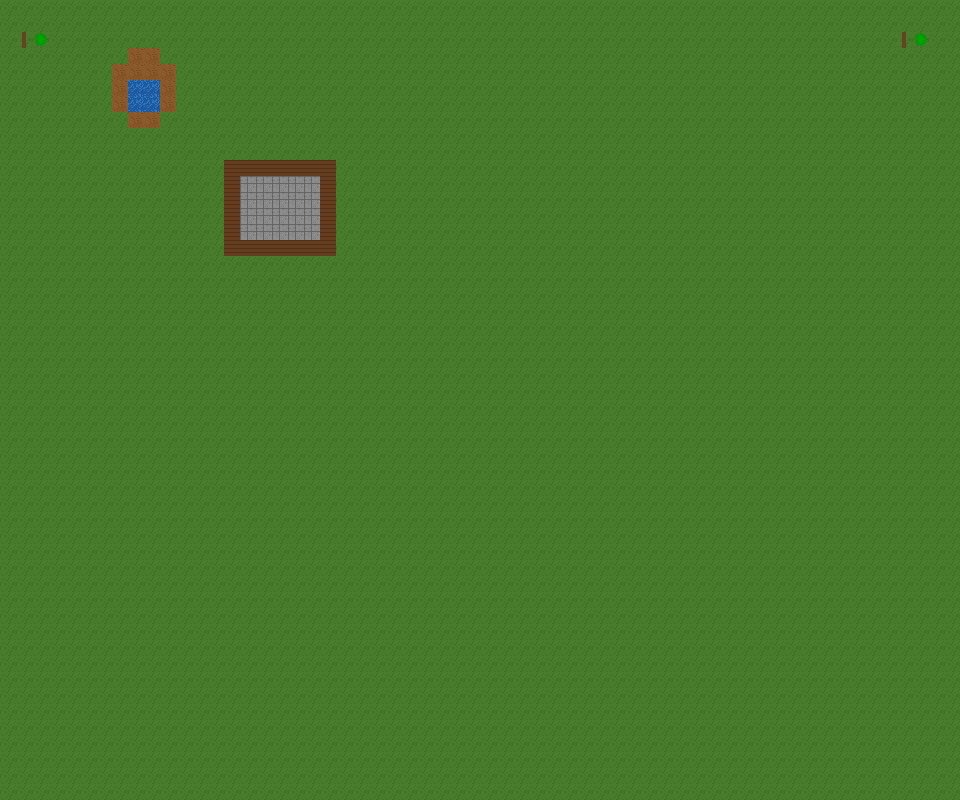

This is a level from a 2D game, rendered from its Tiled map with the project's own tilesets. A one-line summary and the map file follow, with tile-layer data summarised:
An orthogonal 60x50 tile map with 16x16 px tiles, 2 tile layers (Ground, Objects).

<map version="1.0" tiledversion="1.0" orientation="orthogonal" renderorder="right-down" width="60" height="50" tilewidth="16" tileheight="16" infinite="0">
 <tileset firstgid="1" name="farm_tileset" tilewidth="16" tileheight="16" tilecount="24" columns="8">
  <image source="../tilesets/farm_tileset.png" width="128" height="48" />
  <tile id="2" terrain="">
   <properties>
    <property name="walkable" value="false" />
   </properties>
  </tile>
  <tile id="8">
   <properties>
    <property name="walkable" value="false" />
   </properties>
  </tile>
  <tile id="9">
   <properties>
    <property name="walkable" value="false" />
   </properties>
  </tile>
  <tile id="10">
   <properties>
    <property name="walkable" value="false" />
   </properties>
  </tile>
  <tile id="11">
   <properties>
    <property name="walkable" value="false" />
   </properties>
  </tile>
  <tile id="12">
   <properties>
    <property name="walkable" value="false" />
   </properties>
  </tile>
  <tile id="16">
   <properties>
    <property name="walkable" value="false" />
   </properties>
  </tile>
  <tile id="17">
   <properties>
    <property name="walkable" value="false" />
   </properties>
  </tile>
  <tile id="19">
   <properties>
    <property name="walkable" value="false" />
   </properties>
  </tile>
 </tileset>
 <layer name="Ground" width="60" height="50">
  <data>[3000 cells, 3000 non-empty, 5 distinct tile ids]</data>
 </layer>
 <layer name="Objects" width="60" height="50">
  <data>[3000 cells, 4 non-empty, 2 distinct tile ids]</data>
 </layer>
</map>
